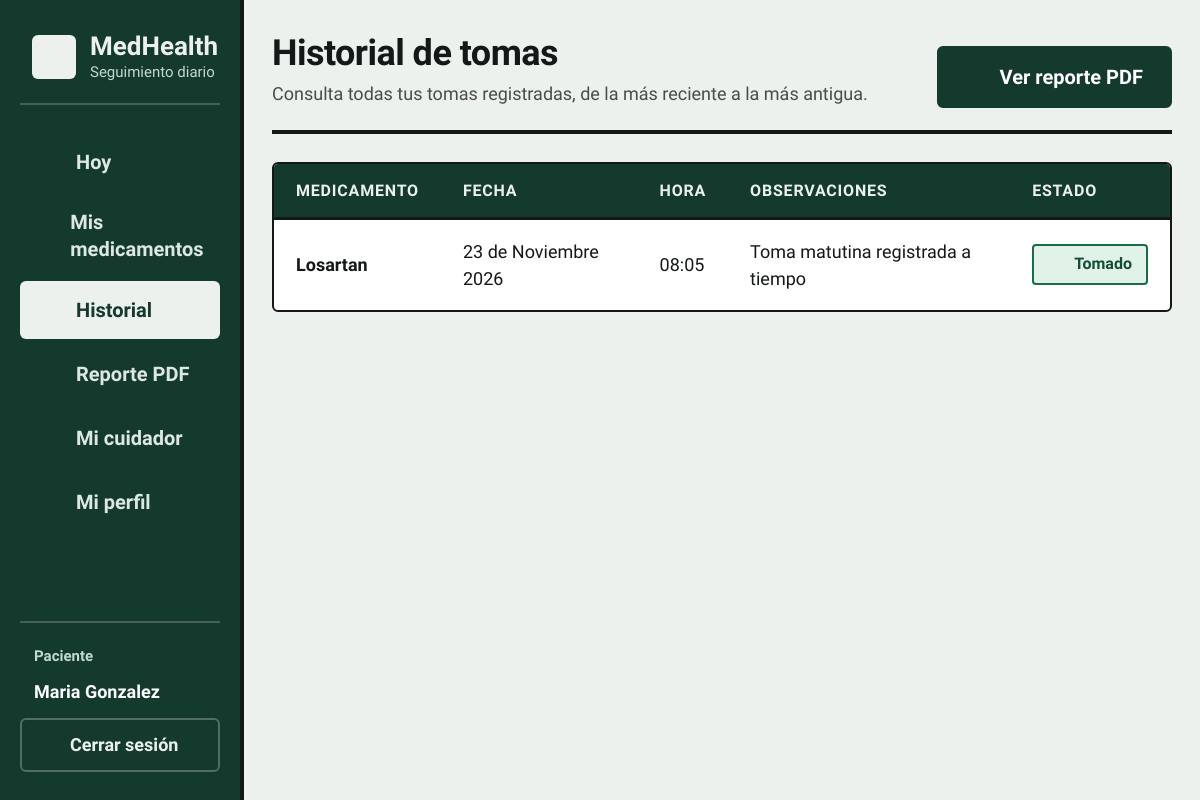
Screenshot of /views/historial.php (signed in) with the database file from the repository.
### tables this page shows
CREATE TABLE IF NOT EXISTS historial_tomas (
    id_toma INT UNSIGNED AUTO_INCREMENT PRIMARY KEY,
    id_medicamento INT UNSIGNED NOT NULL,
    fecha_hora DATETIME NOT NULL,
    estado ENUM('tomado', 'no_tomado') NOT NULL,
    observaciones TEXT NULL,
    CONSTRAINT fk_historial_medicamento
        FOREIGN KEY (id_medicamento) REFERENCES medicamentos(id_medicamento)
        ON DELETE CASCADE ON UPDATE CASCADE
);

CREATE TABLE IF NOT EXISTS medicamentos (
    id_medicamento INT UNSIGNED AUTO_INCREMENT PRIMARY KEY,
    id_receta INT UNSIGNED NOT NULL,
    nombre VARCHAR(150) NOT NULL,
    dosis VARCHAR(100) NOT NULL,
    frecuencia_horas INT NOT NULL,
    duracion_dias INT NOT NULL,
    hora_inicio TIME NOT NULL,
    via_administracion VARCHAR(50) NOT NULL,
    indicaciones TEXT NULL,
    CONSTRAINT fk_medicamentos_receta
        FOREIGN KEY (id_receta) REFERENCES recetas(id_receta)
        ON DELETE CASCADE ON UPDATE CASCADE
);

### includes/auth.php (called while the page is built, shortened)
<?php
include_once __DIR__ . '/../models/Paciente.php';
include_once __DIR__ . '/helpers.php';
include_once __DIR__ . '/icons.php';
function obtenerPacienteActual(PDO $db): ?array {
    $paciente = new Paciente($db);
    $paciente->id_usuario = $_SESSION['id_usuario'];
    $stmt = $paciente->leerPorUsuario();
    $row = $stmt->fetch(PDO::FETCH_ASSOC);
    return $row ? $row : null;
}
function obtenerIdPacienteActual(PDO $db): int {
    $row = obtenerPacienteActual($db);
    return $row ? (int) $row['id_paciente'] : 0;
}
?>

### models/Paciente.php (called while the page is built, shortened)
<?php
class Paciente {
    private $conn;
    private $table_name = "pacientes";
    public $id_usuario;
    public function __construct($db) {
        $this->conn = $db;
    }
    public function leerPorUsuario() {
        $query = "SELECT p.*, u.correo
                  FROM " . $this->table_name . " p
                  JOIN usuarios u ON p.id_usuario = u.id_usuario
                  WHERE p.id_usuario = ?
                  LIMIT 0,1";
        $stmt = $this->conn->prepare($query);
        $stmt->bindParam(1, $this->id_usuario);
        $stmt->execute();
        return $stmt;
    }
}
?>

### models/HistorialToma.php (called while the page is built, shortened)
<?php
class HistorialToma {
    private $conn;
    private $table_name = "historial_tomas";
    public function __construct($db) {
        $this->conn = $db;
    }
    public function leerPorPaciente($id_paciente) {
        $query = "SELECT h.id_toma, h.fecha_hora, h.estado, h.observaciones, m.nombre as nombre_medicamento
                  FROM " . $this->table_name . " h
                  JOIN medicamentos m ON h.id_medicamento = m.id_medicamento
                  JOIN recetas r ON m.id_receta = r.id_receta
                  WHERE r.id_paciente = :id_paciente
                  ORDER BY h.fecha_hora DESC";
        $stmt = $this->conn->prepare($query);
        $stmt->bindParam(":id_paciente", $id_paciente);
        $stmt->execute();
        return $stmt;
    }
}
?>

### includes/helpers.php (called while the page is built, shortened)
<?php
function obtenerMesesEspanol(): array {
    return [
        "Enero", "Febrero", "Marzo", "Abril", "Mayo", "Junio",
        "Julio", "Agosto", "Septiembre", "Octubre", "Noviembre", "Diciembre"
    ];
}
function formatearFechaEspanol(?string $fecha): string {
    $ts = strtotime($fecha);
    $meses = obtenerMesesEspanol();
    $mesIndex = (int) date('n', $ts) - 1;
    return date('d', $ts) . " de " . $meses[$mesIndex] . " " . date('Y', $ts);
}
?>

### views/historial.php (the view, shortened to what this page needs)
<?php
include_once __DIR__ . '/../includes/auth.php';
include_once __DIR__ . '/../models/HistorialToma.php';
$database = new Database();
$db = $database->getConnection();
$id_paciente = obtenerIdPacienteActual($db);
$historialModel = new HistorialToma($db);
$stmt_historial = $historialModel->leerPorPaciente($id_paciente);
$num_registros = $stmt_historial->rowCount();
?>
<!DOCTYPE html>
<html lang="es">
<head>
    <link rel="stylesheet" href="../assets/css/medhealth.css">
</head>
<body>
    <?php include __DIR__ . '/../includes/navbar.php'; ?>
    <header class="page-header">
        <div class="page-header-text">
            <h1>Historial de tomas</h1>
            <p class="cuerpo text-muted">Consulta todas tus tomas registradas, de la más reciente a la más antigua.</p>
        </div>
        <a href="reporte.php" class="btn btn-primario">
            <?php echo medhealthIcon('file-text', 24); ?>
            <span>Ver reporte PDF</span>
        </a>
    </header>
    <?php if ($num_registros > 0): ?>
        <div class="tabla-contenedor">
            <div class="tabla-scroll">
                <table class="tabla">
                    <thead>
                        <tr>
                            <th>Medicamento</th>
                            <th>Fecha</th>
                            <th>Hora</th>
                            <th>Observaciones</th>
                            <th>Estado</th>
                        </tr>
                    </thead>
                    <tbody>
                        <?php while ($row = $stmt_historial->fetch(PDO::FETCH_ASSOC)): ?>
                            <?php
                                $timestamp = strtotime($row['fecha_hora']);
                                $fecha_formato = formatearFechaEspanol($row['fecha_hora']);
                                $hora_formato = date('H:i', $timestamp);
                                $esTomado = ($row['estado'] === 'tomado');
                            ?>
                            <tr>
                                <td><strong><?php echo htmlspecialchars($row['nombre_medicamento']); ?></strong></td>
                                <td><?php echo htmlspecialchars($fecha_formato); ?></td>
                                <td><?php echo htmlspecialchars($hora_formato); ?></td>
                                <td class="text-muted">
                                    <?php echo !empty($row['observaciones']) ? htmlspecialchars($row['observaciones']) : '---'; ?>
                                </td>
                                <td>
                                    <?php if ($esTomado): ?>
                                        <span class="chip chip-exito">
                                            <?php echo medhealthIcon('check', 18); ?>
                                            <span>Tomado</span>
                                        </span>
                                    <?php endif; ?>
                                </td>
                            </tr>
                        <?php endwhile; ?>
                    </tbody>
                </table>
            </div>
        </div>
    <?php endif; ?>
    <?php include __DIR__ . '/../includes/footer.php'; ?>
</body>
</html>

### includes/icons.php
<?php
function medhealthIcon(string $name, int $size = 24, string $class = ''): string {
    $paths = [
        'pill' => '<path d="m10.5 20.5 10-10a4.95 4.95 0 1 0-7-7l-10 10a4.95 4.95 0 1 0 7 7Z"/><path d="m8.5 8.5 7 7"/>',
        'home' => '<path d="m3 9 9-7 9 7v11a2 2 0 0 1-2 2H5a2 2 0 0 1-2-2z"/><polyline points="9 22 9 12 15 12 15 22"/>',
        'clock' => '<circle cx="12" cy="12" r="10"/><polyline points="12 6 12 12 16 14"/>',
        'file-text' => '<path d="M14.5 2H6a2 2 0 0 0-2 2v16a2 2 0 0 0 2 2h12a2 2 0 0 0 2-2V7.5L14.5 2z"/><polyline points="14 2 14 8 20 8"/><line x1="16" x2="8" y1="13" y2="13"/><line x1="16" x2="8" y1="17" y2="17"/><line x1="10" x2="8" y1="9" y2="9"/>',
        'heart' => '<path d="M19 14c1.49-1.46 3-3.21 3-5.5A5.5 5.5 0 0 0 16.5 3c-1.76 0-3 .5-4.5 2-1.5-1.5-2.74-2-4.5-2A5.5 5.5 0 0 0 2 8.5c0 2.3 1.5 4.05 3 5.5l7 7Z"/>',
        'user' => '<path d="M19 21v-2a4 4 0 0 0-4-4H9a4 4 0 0 0-4 4v2"/><circle cx="12" cy="7" r="4"/>',
        'plus' => '<path d="M5 12h14"/><path d="M12 5v14"/>',
        'alert-triangle' => '<path d="m21.73 18-8-14a2 2 0 0 0-3.48 0l-8 14A2 2 0 0 0 4 21h16a2 2 0 0 0 1.73-3Z"/><line x1="12" x2="12" y1="9" y2="13"/><line x1="12" x2="12.01" y1="17" y2="17"/>',
        'check' => '<polyline points="20 6 9 17 4 12"/>',
        'x' => '<path d="M18 6 6 18"/><path d="m6 6 12 12"/>',
        'chevron-left' => '<path d="m15 18-6-6 6-6"/>',
        'chevron-right' => '<path d="m9 18 6-6-6-6"/>',
        'chevron-down' => '<path d="m6 9 6 6 6-6"/>',
        'search' => '<circle cx="11" cy="11" r="8"/><path d="m21 21-4.3-4.3"/>',
        'phone' => '<path d="M22 16.92v3a2 2 0 0 1-2.18 2 19.79 19.79 0 0 1-8.63-3.07 19.5 19.5 0 0 1-6-6 19.79 19.79 0 0 1-3.07-8.67A2 2 0 0 1 4.11 2h3a2 2 0 0 1 2 1.72 12.84 12.84 0 0 0 .7 2.81 2 2 0 0 1-.45 2.11L8.09 9.91a16 16 0 0 0 6 6l1.27-1.27a2 2 0 0 1 2.11-.45 12.84 12.84 0 0 0 2.81.7A2 2 0 0 1 22 16.92z"/>',
        'lock' => '<rect width="18" height="11" x="3" y="11" rx="2" ry="2"/><path d="M7 11V7a5 5 0 0 1 10 0v4"/>',
        'mail' => '<rect width="20" height="16" x="2" y="4" rx="2"/><path d="m22 7-8.97 5.7a1.94 1.94 0 0 1-2.06 0L2 7"/>',
        'log-out' => '<path d="M9 21H5a2 2 0 0 1-2-2V5a2 2 0 0 1 2-2h4"/><polyline points="16 17 21 12 16 7"/><line x1="21" x2="9" y1="12" y2="12"/>'
    ];
    $inner = $paths[$name] ?? '';
    $classAttr = $class !== '' ? ' class="' . htmlspecialchars($class) . '"' : '';
    return '<svg xmlns="http://www.w3.org/2000/svg" width="' . (int) $size . '" height="' . (int) $size . '" viewBox="0 0 24 24" fill="none" stroke="currentColor" stroke-width="2" stroke-linecap="round" stroke-linejoin="round" aria-hidden="true"' . $classAttr . '>' . $inner . '</svg>';
}
?>

### assets/css/medhealth.css (style rules this page uses)
:root { --papel: #ECF1EE; --hoja: #FFFFFF; --bosque-900: #0E2B22; --bosque-800: #143A2E; --bosque-700: #1D5040; --bosque-100: #E3EDE8; --tinta: #141917; --tinta-2: #444E4A; --regla: #D4CEC2; --regla-fuerte: #141917; --confirmado: #1B6B46; --confirmado-700: #134E33; --confirmado-50: #E1F2E9; --pendiente: #B06A0C; --pendiente-700: #7B4905; --pendiente-50: #FFFBF0; --error-600: #B83227; --error-700: #91241B; --error-50: #FCECEB; --primario-600: var(--bosque-800); --primario-700: var(--bosque-900); --secundario-500: var(--pendiente); --secundario-200: var(--bosque-100); --secundario-50: var(--papel); --acento-500: var(--confirmado); --acento-700: var(--confirmado-700); --acento-50: var(--confirmado-50); --fondo: var(--hoja); --texto: var(--tinta); --texto-2: var(--tinta-2); --borde: var(--regla); --alerta-500: var(--pendiente); --alerta-50: var(--pendiente-50); --alerta-700: var(--pendiente-700); --sp-1: 4px; --sp-2: 8px; --sp-3: 12px; --sp-4: 16px; --sp-5: 20px; --sp-6: 24px; --sp-8: 32px; --sp-10: 40px; --sp-12: 48px; --sp-14: 56px; --radius-btn: 6px; --radius-input: 6px; --radius-card-sm: 6px; --radius-card-lg: 6px; --radius-pill: 4px; }
*, *::before, *::after { box-sizing: border-box; margin: 0; padding: 0; }
html { scroll-behavior: smooth; scrollbar-color: var(--bosque-800) var(--papel); }
body { font-family: "Atkinson Hyperlegible", system-ui, -apple-system, sans-serif; background-color: var(--papel); color: var(--tinta); font-size: 1.125rem; line-height: 1.625rem; font-weight: 400; min-height: 100vh; caret-color: var(--bosque-800); }
a { color: var(--bosque-800); text-underline-offset: 4px; text-decoration-thickness: 2px; }
h1, .text-h1 { font-size: 2.25rem; line-height: 1.18; letter-spacing: -0.015em; font-weight: 700; color: var(--tinta); text-wrap: balance; }
.cuerpo { font-size: 1.125rem; line-height: 1.55; font-weight: 400; }
.text-muted { color: var(--tinta-2); }
.btn { display: inline-flex; align-items: center; justify-content: center; gap: 10px; min-height: 58px; padding: 14px 26px; border-radius: var(--radius-btn); font-family: inherit; font-size: 1.25rem; line-height: 1.4; font-weight: 700; text-decoration: none; cursor: pointer; border: 3px solid transparent; transition: background-color 0.14s ease, border-color 0.14s ease, color 0.14s ease; text-align: center; }
.btn svg { flex-shrink: 0; }
.btn-primario { background-color: var(--bosque-800); color: var(--hoja); border-color: var(--bosque-800); }
.chip { display: inline-flex; align-items: center; gap: 8px; padding: 8px 14px; border-radius: var(--radius-pill); border: 2px solid transparent; font-size: 1rem; line-height: 1.3; font-weight: 700; white-space: nowrap; }
.chip-exito { background-color: var(--confirmado-50); border-color: var(--confirmado); color: var(--confirmado-700); }
.tabla-contenedor { background-color: var(--hoja); border: 2px solid var(--tinta); border-radius: var(--radius-card-lg); overflow: hidden; width: 100%; }
.tabla-scroll { overflow-x: auto; width: 100%; }
.tabla { width: 100%; border-collapse: collapse; text-align: left; font-variant-numeric: tabular-nums; }
.tabla thead { background-color: var(--bosque-800); }
.tabla thead th { height: 54px; padding: 14px 22px; font-size: 1rem; line-height: 1.35; font-weight: 700; text-transform: uppercase; letter-spacing: 0.05em; color: var(--papel); border-bottom: 3px solid var(--tinta); }
.tabla tbody tr { min-height: 74px; }
.tabla tbody td { padding: 18px 22px; border-bottom: 2px solid var(--regla); font-size: 1.125rem; line-height: 1.5; color: var(--tinta); vertical-align: middle; }
.tabla tbody tr:last-child td { border-bottom: none; }
.page-header { display: flex; align-items: flex-end; justify-content: space-between; flex-wrap: wrap; gap: 20px; padding-bottom: 22px; border-bottom: 4px solid var(--tinta); }
.page-header-text { display: flex; flex-direction: column; gap: 6px; }

### rows the page displays
historial_tomas: id_medicamento.nombre "Losartan", fecha_hora "23 de Noviembre 2026", fecha_hora "08:05", observaciones "Toma matutina registrada a tiempo", $size 18 (drawn)

### other values shown
$item['label'] "Hoy"
$item['label'] "Mis medicamentos"
$item['label'] "Historial"
$item['label'] "Reporte PDF"
$item['label'] "Mi cuidador"
$item['label'] "Mi perfil"
$nombreUsuarioSidebar "Maria Gonzalez"
